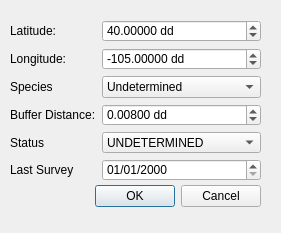
<?xml version="1.0" encoding="UTF-8"?>
<ui version="4.0">
 <class>NewRaptorDialogBase</class>
 <widget class="QDialog" name="NewRaptorDialogBase">
  <property name="geometry">
   <rect>
    <x>0</x>
    <y>0</y>
    <width>281</width>
    <height>233</height>
   </rect>
  </property>
  <property name="windowTitle">
   <string>Add New Raptor</string>
  </property>
  <widget class="QDialogButtonBox" name="button_box">
   <property name="geometry">
    <rect>
     <x>30</x>
     <y>180</y>
     <width>231</width>
     <height>32</height>
    </rect>
   </property>
   <property name="orientation">
    <enum>Qt::Horizontal</enum>
   </property>
   <property name="standardButtons">
    <set>QDialogButtonBox::Cancel|QDialogButtonBox::Ok</set>
   </property>
  </widget>
  <widget class="QWidget" name="formLayoutWidget">
   <property name="geometry">
    <rect>
     <x>10</x>
     <y>20</y>
     <width>251</width>
     <height>161</height>
    </rect>
   </property>
   <layout class="QFormLayout" name="formLayout">
    <item row="0" column="0">
     <widget class="QLabel" name="latitudeLabel">
      <property name="text">
       <string>Latitude:</string>
      </property>
     </widget>
    </item>
    <item row="0" column="1">
     <widget class="QDoubleSpinBox" name="spbLatitude">
      <property name="suffix">
       <string> dd</string>
      </property>
      <property name="decimals">
       <number>5</number>
      </property>
      <property name="minimum">
       <double>-90.000000000000000</double>
      </property>
      <property name="maximum">
       <double>90.000000000000000</double>
      </property>
      <property name="singleStep">
       <double>0.001000000000000</double>
      </property>
      <property name="value">
       <double>40.000000000000000</double>
      </property>
     </widget>
    </item>
    <item row="1" column="0">
     <widget class="QLabel" name="longitudeLabel">
      <property name="text">
       <string>Longitude:</string>
      </property>
     </widget>
    </item>
    <item row="1" column="1">
     <widget class="QgsDoubleSpinBox" name="spbLongitude">
      <property name="suffix">
       <string> dd</string>
      </property>
      <property name="decimals">
       <number>5</number>
      </property>
      <property name="minimum">
       <double>-180.000000000000000</double>
      </property>
      <property name="maximum">
       <double>180.000000000000000</double>
      </property>
      <property name="singleStep">
       <double>0.001000000000000</double>
      </property>
      <property name="value">
       <double>-105.000000000000000</double>
      </property>
     </widget>
    </item>
    <item row="2" column="0">
     <widget class="QLabel" name="speciesLabel">
      <property name="text">
       <string>Species</string>
      </property>
     </widget>
    </item>
    <item row="2" column="1">
     <widget class="QComboBox" name="cmbSpecies">
      <item>
       <property name="text">
        <string>Undetermined</string>
       </property>
      </item>
      <item>
       <property name="text">
        <string>Red-tail Hawk</string>
       </property>
      </item>
      <item>
       <property name="text">
        <string>Swainsons Hawk</string>
       </property>
      </item>
      <item>
       <property name="text">
        <string>Northern Harrier</string>
       </property>
      </item>
     </widget>
    </item>
    <item row="3" column="0">
     <widget class="QLabel" name="bufferDistanceLabel">
      <property name="text">
       <string>Buffer Distance:</string>
      </property>
     </widget>
    </item>
    <item row="3" column="1">
     <widget class="QDoubleSpinBox" name="spbBuffer">
      <property name="suffix">
       <string> dd</string>
      </property>
      <property name="decimals">
       <number>5</number>
      </property>
      <property name="maximum">
       <double>0.100000000000000</double>
      </property>
      <property name="singleStep">
       <double>0.001000000000000</double>
      </property>
      <property name="value">
       <double>0.008000000000000</double>
      </property>
     </widget>
    </item>
    <item row="4" column="0">
     <widget class="QLabel" name="statusLabel">
      <property name="text">
       <string>Status</string>
      </property>
     </widget>
    </item>
    <item row="4" column="1">
     <widget class="QComboBox" name="cmbStatus">
      <item>
       <property name="text">
        <string>UNDETERMINED</string>
       </property>
      </item>
      <item>
       <property name="text">
        <string>ACTIVE NEST</string>
       </property>
      </item>
      <item>
       <property name="text">
        <string>INACTIVE NEST</string>
       </property>
      </item>
      <item>
       <property name="text">
        <string>FLEDGED NEST</string>
       </property>
      </item>
     </widget>
    </item>
    <item row="5" column="0">
     <widget class="QLabel" name="lastSurveyLabel">
      <property name="text">
       <string>Last Survey</string>
      </property>
     </widget>
    </item>
    <item row="5" column="1">
     <widget class="QDateEdit" name="dteLast">
      <property name="displayFormat">
       <string>dd/MM/yyyy</string>
      </property>
     </widget>
    </item>
   </layout>
  </widget>
 </widget>
 <customwidgets>
  <customwidget>
   <class>QgsDoubleSpinBox</class>
   <extends>QDoubleSpinBox</extends>
   <header>qgsdoublespinbox.h</header>
  </customwidget>
 </customwidgets>
 <resources/>
 <connections>
  <connection>
   <sender>button_box</sender>
   <signal>accepted()</signal>
   <receiver>NewRaptorDialogBase</receiver>
   <slot>accept()</slot>
   <hints>
    <hint type="sourcelabel">
     <x>20</x>
     <y>20</y>
    </hint>
    <hint type="destinationlabel">
     <x>20</x>
     <y>20</y>
    </hint>
   </hints>
  </connection>
  <connection>
   <sender>button_box</sender>
   <signal>rejected()</signal>
   <receiver>NewRaptorDialogBase</receiver>
   <slot>reject()</slot>
   <hints>
    <hint type="sourcelabel">
     <x>20</x>
     <y>20</y>
    </hint>
    <hint type="destinationlabel">
     <x>20</x>
     <y>20</y>
    </hint>
   </hints>
  </connection>
 </connections>
</ui>
